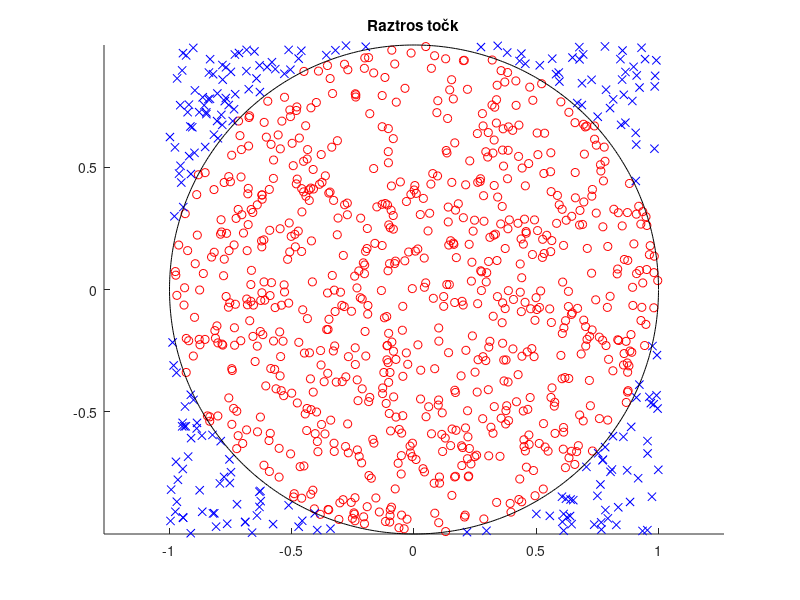

MATLAB code to generate this figure:
radij = 1; % Radij kroga
stevilo_tock = 1000; % Število naključnih točk

% Generiranje naključnih točk znotraj kvadrata
x_kvadrat = 2 * radij * (rand(1, stevilo_tock) - 0.5);
y_kvadrat = 2 * radij * (rand(1, stevilo_tock) - 0.5);

% Preverjanje, ali so točke znotraj kroga
razdalja_kvadrat = x_kvadrat.^2 + y_kvadrat.^2;

% Izračun približne vrednosti π
priblizna_pi = 4 * sum(razdalja_kvadrat <= radij^2) / stevilo_tock;

% Povprečje približka za π
povprecje_pi = mean(priblizna_pi);

% Narišemo točke znotraj kroga v rdeči barvi z oznako "o"
scatter(x_kvadrat(razdalja_kvadrat <= radij^2), y_kvadrat(razdalja_kvadrat <= radij^2), 'r', 'o');

% Narišemo točke zunaj kroga v modri barvi z oznako "x"
hold on;
scatter(x_kvadrat(razdalja_kvadrat > radij^2), y_kvadrat(razdalja_kvadrat > radij^2), 'b', 'x');

% Narišemo krog
theta = 0:0.01:2*pi;
kroznica_x = radij * cos(theta);
kroznica_y = radij * sin(theta);
plot(kroznica_x, kroznica_y, 'k');

% Nastavitve grafa
axis equal; % Ohranimo razmerje enakih razdalj na obeh oseh
% Odstranimo ime grafa (naslov)
title('Raztros točk');


% Izpišemo povprečje približka za π
disp(['Povprečna vrednost π: ' num2str(povprecje_pi)]);
fprintf('Napaka: %f\n', abs(priblizna_pi-pi));
